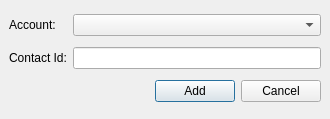
<ui version="4.0" >
 <class>AddIMContactWidget</class>
 <widget class="QWidget" name="AddIMContactWidget" >
  <property name="geometry" >
   <rect>
    <x>0</x>
    <y>0</y>
    <width>330</width>
    <height>119</height>
   </rect>
  </property>
  <property name="windowTitle" >
   <string>Add contact</string>
  </property>
  <layout class="QGridLayout" >
   <property name="margin" >
    <number>9</number>
   </property>
   <property name="spacing" >
    <number>6</number>
   </property>
   <item row="1" column="1" >
    <widget class="QLineEdit" name="contactIdLineEdit" >
     <property name="toolTip" >
      <string>Id of the contact to add (e.g: wengo@voip.wengo.fr)</string>
     </property>
    </widget>
   </item>
   <item row="1" column="0" >
    <widget class="QLabel" name="label_2" >
     <property name="toolTip" >
      <string>Id of the contact to add (e.g: wengo@voip.wengo.fr)</string>
     </property>
     <property name="text" >
      <string>Contact Id:</string>
     </property>
    </widget>
   </item>
   <item row="0" column="1" >
    <widget class="QComboBox" name="accountComboBox" >
     <property name="toolTip" >
      <string>Choose account to add the contact to</string>
     </property>
    </widget>
   </item>
   <item row="0" column="0" >
    <widget class="QLabel" name="label" >
     <property name="toolTip" >
      <string>Choose account to add the contact to</string>
     </property>
     <property name="text" >
      <string>Account: </string>
     </property>
    </widget>
   </item>
   <item row="2" column="0" colspan="2" >
    <layout class="QHBoxLayout" >
     <property name="margin" >
      <number>0</number>
     </property>
     <property name="spacing" >
      <number>6</number>
     </property>
     <item>
      <spacer>
       <property name="orientation" >
        <enum>Qt::Horizontal</enum>
       </property>
       <property name="sizeHint" >
        <size>
         <width>40</width>
         <height>20</height>
        </size>
       </property>
      </spacer>
     </item>
     <item>
      <widget class="QPushButton" name="addButton" >
       <property name="text" >
        <string>Add</string>
       </property>
       <property name="autoDefault" >
        <bool>true</bool>
       </property>
       <property name="default" >
        <bool>true</bool>
       </property>
      </widget>
     </item>
     <item>
      <widget class="QPushButton" name="cancelButton" >
       <property name="text" >
        <string>Cancel</string>
       </property>
      </widget>
     </item>
    </layout>
   </item>
  </layout>
 </widget>
 <tabstops>
  <tabstop>accountComboBox</tabstop>
  <tabstop>contactIdLineEdit</tabstop>
  <tabstop>addButton</tabstop>
  <tabstop>cancelButton</tabstop>
 </tabstops>
 <resources/>
 <connections/>
</ui>
